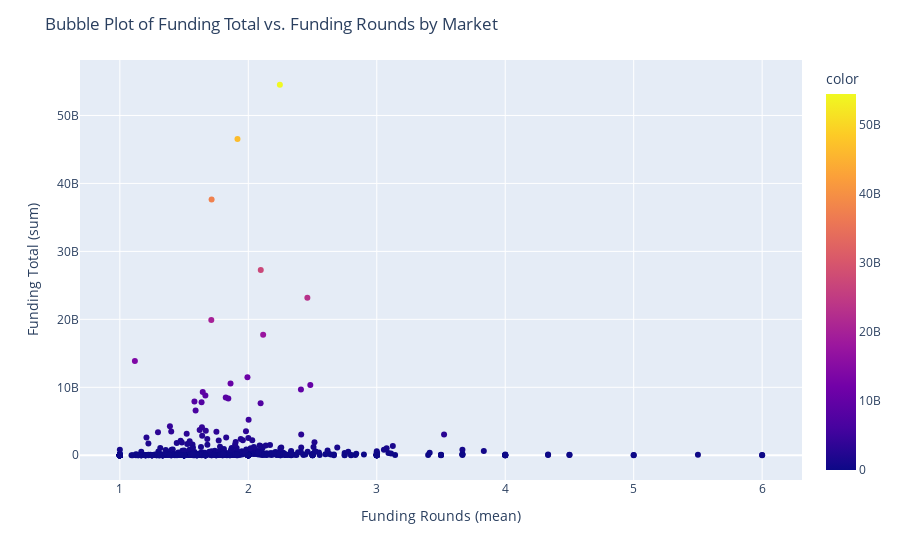

Write notebook code for a chart like this one.
### Markdown cell above
### What is the relationship between funding total and funding rounds by market?

### Code cell
# Calculate the mean funding rounds by market
market_funding_rounds = data.groupby('market')['funding_rounds'].mean()

# Calculate the total funding by market
market_funding_total = data.groupby('market')['funding_total_usd'].sum()

# Create a bubble plot using Plotly Express
fig = px.scatter(x=market_funding_rounds, y=market_funding_total, color=market_funding_total)

# Set the plot title and axis labels
fig.update_layout(
    title="Bubble Plot of Funding Total vs. Funding Rounds by Market",
    xaxis_title="Funding Rounds (mean)",
    yaxis_title="Funding Total (sum)"
)

# Adjust the width of the figure
fig.update_layout(width=900)

# Display the plot
fig.show()

### Figure 1 — Plotly figure (JSON) as saved in the notebook; plotly's stock layout.template omitted (floating-point values rounded to 4 significant figures; data arrays with more than 128 entries replaced by an {"elided": "..."} marker saying what was removed)
{"data": [{"hovertemplate": "x=%{x}<br>y=%{y}<br>color=%{marker.color}<extra></extra>", "legendgroup": "", "marker": {"color": {"elided": "736 int values"}, "coloraxis": "coloraxis", "symbol": "circle"}, "mode": "markers", "name": "", "orientation": "v", "showlegend": false, "type": "scatter", "x": {"elided": "736 float values"}, "xaxis": "x", "y": {"elided": "736 int values"}, "yaxis": "y"}], "layout": {"coloraxis": {"colorbar": {"title": {"text": "color"}}, "colorscale": [[0, "#0d0887"], [0.1111, "#46039f"], [0.2222, "#7201a8"], [0.3333, "#9c179e"], [0.4444, "#bd3786"], [0.5556, "#d8576b"], [0.6667, "#ed7953"], [0.7778, "#fb9f3a"], [0.8889, "#fdca26"], [1, "#f0f921"]]}, "legend": {"tracegroupgap": 0}, "margin": {"t": 60}, "title": {"text": "Bubble Plot of Funding Total vs. Funding Rounds by Market"}, "width": 900, "xaxis": {"anchor": "y", "domain": [0, 1], "title": {"text": "Funding Rounds (mean)"}}, "yaxis": {"anchor": "x", "domain": [0, 1], "title": {"text": "Funding Total (sum)"}}}}
